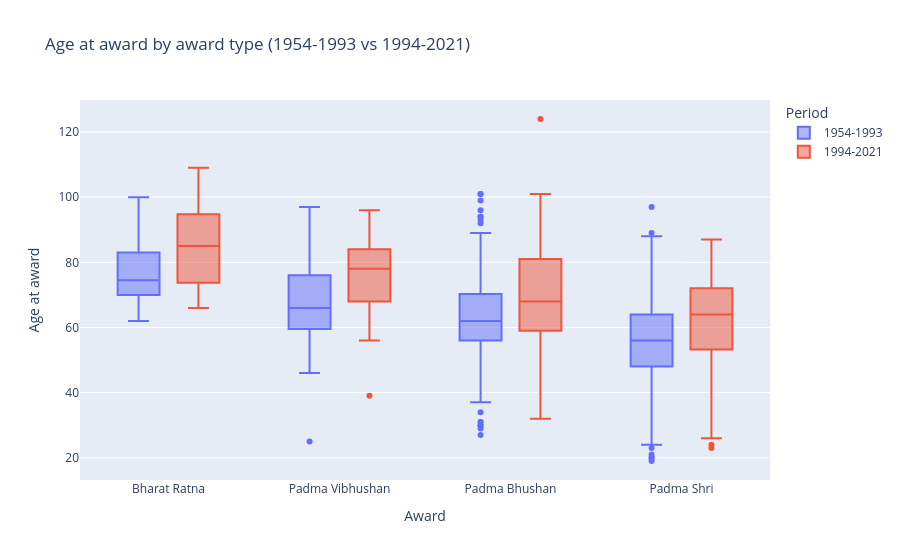
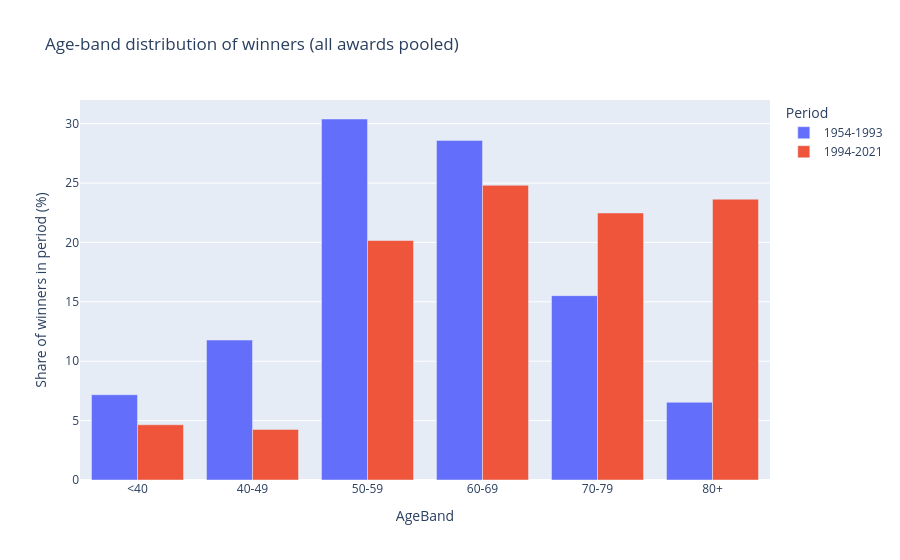
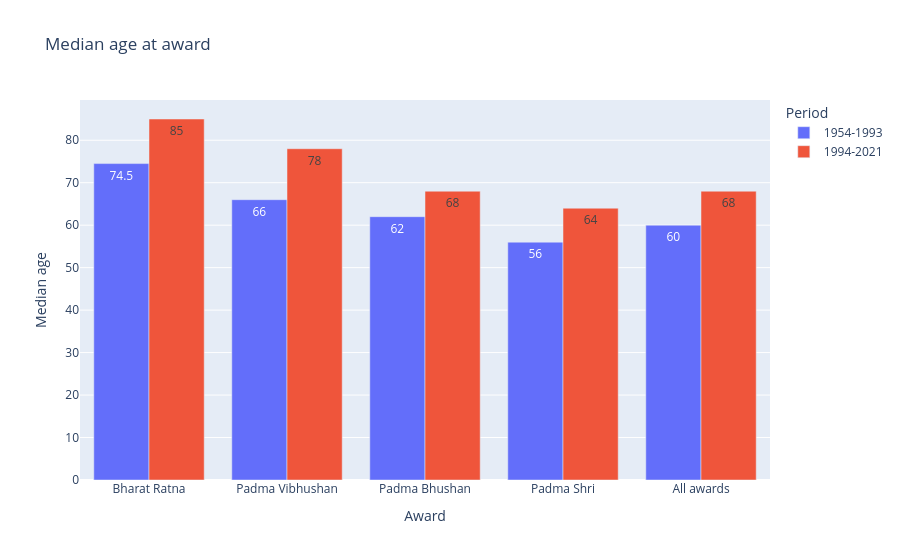
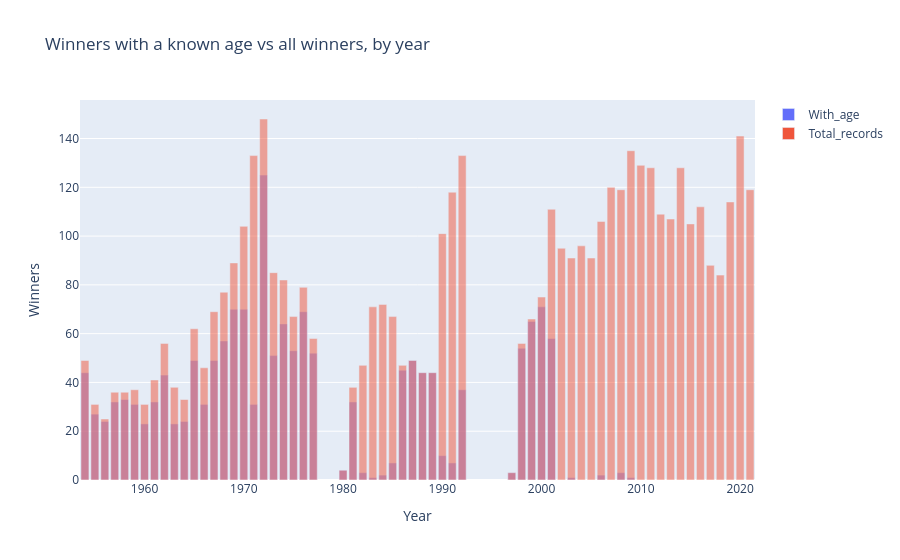

These figures' notebook cell, in order:
### Code cell
# 1) Age distribution per award and period
fig = px.box(ages, x="Award", y="AgeAtAward", color="Period", points="outliers",
             category_orders={"Award": AWARDS},
             title=f"Age at award by award type ({P1} vs {P2})", labels={"AgeAtAward": "Age at award"})
fig.write_html(f"{OUT_DIR}/{HYP}_age_boxplot.html"); fig.show()

# 2) Share of winners per age band (all awards pooled)
b = age_bins[age_bins.Award == "All awards"]
fig = px.bar(b, x="AgeBand", y="Share_%", color="Period", barmode="group",
             category_orders={"AgeBand": ["<40", "40-49", "50-59", "60-69", "70-79", "80+"]},
             title="Age-band distribution of winners (all awards pooled)",
             labels={"Share_%": "Share of winners in period (%)"})
fig.write_html(f"{OUT_DIR}/{HYP}_age_bands.html"); fig.show()

# 3) Median age (from the summary CSVs)
fig = px.bar(age_sum, x="Award", y="median", color="Period", barmode="group", text="median",
             category_orders={"Award": AWARDS + ["All awards"]},
             title="Median age at award", labels={"median": "Median age"})
fig.write_html(f"{OUT_DIR}/{HYP}_median_age.html"); fig.show()

# 4) Data quality: how many winners have an age, by year
fig = px.bar(age_cov, x="Year", y=["With_age", "Total_records"], barmode="overlay",
             title="Winners with a known age vs all winners, by year",
             labels={"value": "Winners", "variable": ""})
fig.write_html(f"{OUT_DIR}/{HYP}_age_coverage.html"); fig.show()

### Figure 1 — Plotly figure (JSON) as saved in the notebook; plotly's stock layout.template omitted (floating-point values rounded to 4 significant figures; data arrays with more than 128 entries replaced by an {"elided": "..."} marker saying what was removed)
{"data": [{"alignmentgroup": "True", "boxpoints": "outliers", "hovertemplate": "Period=1954-1993<br>Award=%{x}<br>Age at award=%{y}<extra></extra>", "legendgroup": "1954-1993", "marker": {"color": "#636efa"}, "name": "1954-1993", "notched": false, "offsetgroup": "1954-1993", "orientation": "v", "showlegend": true, "type": "box", "x": {"elided": "1392 str values"}, "x0": " ", "xaxis": "x", "y": {"elided": "1392 float values"}, "y0": " ", "yaxis": "y"}, {"alignmentgroup": "True", "boxpoints": "outliers", "hovertemplate": "Period=1994-2021<br>Award=%{x}<br>Age at award=%{y}<extra></extra>", "legendgroup": "1994-2021", "marker": {"color": "#EF553B"}, "name": "1994-2021", "notched": false, "offsetgroup": "1994-2021", "orientation": "v", "showlegend": true, "type": "box", "x": {"elided": "258 str values"}, "x0": " ", "xaxis": "x", "y": {"elided": "258 float values"}, "y0": " ", "yaxis": "y"}], "layout": {"boxmode": "group", "legend": {"title": {"text": "Period"}, "tracegroupgap": 0}, "title": {"text": "Age at award by award type (1954-1993 vs 1994-2021)"}, "xaxis": {"anchor": "y", "categoryarray": ["Bharat Ratna", "Padma Vibhushan", "Padma Bhushan", "Padma Shri"], "categoryorder": "array", "domain": [0.0, 1.0], "title": {"text": "Award"}}, "yaxis": {"anchor": "x", "domain": [0.0, 1.0], "title": {"text": "Age at award"}}}}

### Figure 2 — Plotly figure (JSON) as saved in the notebook; plotly's stock layout.template omitted (floating-point values rounded to 4 significant figures)
{"data": [{"alignmentgroup": "True", "hovertemplate": "Period=1954-1993<br>AgeBand=%{x}<br>Share of winners in period (%)=%{y}<extra></extra>", "legendgroup": "1954-1993", "marker": {"color": "#636efa", "pattern": {"shape": ""}}, "name": "1954-1993", "offsetgroup": "1954-1993", "orientation": "v", "showlegend": true, "textposition": "auto", "type": "bar", "x": ["<40", "40-49", "50-59", "60-69", "70-79", "80+"], "xaxis": "x", "y": [7.18, 11.78, 30.39, 28.59, 15.52, 6.54], "yaxis": "y"}, {"alignmentgroup": "True", "hovertemplate": "Period=1994-2021<br>AgeBand=%{x}<br>Share of winners in period (%)=%{y}<extra></extra>", "legendgroup": "1994-2021", "marker": {"color": "#EF553B", "pattern": {"shape": ""}}, "name": "1994-2021", "offsetgroup": "1994-2021", "orientation": "v", "showlegend": true, "textposition": "auto", "type": "bar", "x": ["<40", "40-49", "50-59", "60-69", "70-79", "80+"], "xaxis": "x", "y": [4.65, 4.26, 20.16, 24.81, 22.48, 23.64], "yaxis": "y"}], "layout": {"barmode": "group", "legend": {"title": {"text": "Period"}, "tracegroupgap": 0}, "title": {"text": "Age-band distribution of winners (all awards pooled)"}, "xaxis": {"anchor": "y", "categoryarray": ["<40", "40-49", "50-59", "60-69", "70-79", "80+"], "categoryorder": "array", "domain": [0.0, 1.0], "title": {"text": "AgeBand"}}, "yaxis": {"anchor": "x", "domain": [0.0, 1.0], "title": {"text": "Share of winners in period (%)"}}}}

### Figure 3 — Plotly figure (JSON) as saved in the notebook; plotly's stock layout.template omitted (floating-point values rounded to 4 significant figures)
{"data": [{"alignmentgroup": "True", "hovertemplate": "Period=1954-1993<br>Award=%{x}<br>Median age=%{text}<extra></extra>", "legendgroup": "1954-1993", "marker": {"color": "#636efa", "pattern": {"shape": ""}}, "name": "1954-1993", "offsetgroup": "1954-1993", "orientation": "v", "showlegend": true, "text": [74.5, 66.0, 62.0, 56.0, 60.0], "textposition": "auto", "type": "bar", "x": ["Bharat Ratna", "Padma Vibhushan", "Padma Bhushan", "Padma Shri", "All awards"], "xaxis": "x", "y": [74.5, 66.0, 62.0, 56.0, 60.0], "yaxis": "y"}, {"alignmentgroup": "True", "hovertemplate": "Period=1994-2021<br>Award=%{x}<br>Median age=%{text}<extra></extra>", "legendgroup": "1994-2021", "marker": {"color": "#EF553B", "pattern": {"shape": ""}}, "name": "1994-2021", "offsetgroup": "1994-2021", "orientation": "v", "showlegend": true, "text": [85.0, 78.0, 68.0, 64.0, 68.0], "textposition": "auto", "type": "bar", "x": ["Bharat Ratna", "Padma Vibhushan", "Padma Bhushan", "Padma Shri", "All awards"], "xaxis": "x", "y": [85.0, 78.0, 68.0, 64.0, 68.0], "yaxis": "y"}], "layout": {"barmode": "group", "legend": {"title": {"text": "Period"}, "tracegroupgap": 0}, "title": {"text": "Median age at award"}, "xaxis": {"anchor": "y", "categoryarray": ["Bharat Ratna", "Padma Vibhushan", "Padma Bhushan", "Padma Shri", "All awards"], "categoryorder": "array", "domain": [0.0, 1.0], "title": {"text": "Award"}}, "yaxis": {"anchor": "x", "domain": [0.0, 1.0], "title": {"text": "Median age"}}}}

### Figure 4 — Plotly figure (JSON) as saved in the notebook; plotly's stock layout.template omitted (floating-point values rounded to 4 significant figures)
{"data": [{"hovertemplate": "=With_age<br>Year=%{x}<br>Winners=%{y}<extra></extra>", "legendgroup": "With_age", "marker": {"color": "#636efa", "opacity": 0.5, "pattern": {"shape": ""}}, "name": "With_age", "orientation": "v", "showlegend": true, "textposition": "auto", "type": "bar", "x": [1954, 1955, 1956, 1957, 1958, 1959, 1960, 1961, 1962, 1963, 1964, 1965, 1966, 1967, 1968, 1969, 1970, 1971, 1972, 1973, 1974, 1975, 1976, 1977, 1980, 1981, 1982, 1983, 1984, 1985, 1986, 1987, 1988, 1989, 1990, 1991, 1992, 1997, 1998, 1999, 2000, 2001, 2002, 2003, 2004, 2005, 2006, 2007, 2008, 2009, 2010, 2011, 2012, 2013, 2014, 2015, 2016, 2017, 2018, 2019, 2020, 2021], "xaxis": "x", "y": [44, 27, 24, 32, 33, 31, 23, 32, 43, 23, 24, 49, 31, 49, 57, 70, 70, 31, 125, 51, 64, 53, 69, 52, 4, 32, 3, 1, 2, 7, 45, 49, 44, 44, 10, 7, 37, 3, 54, 65, 71, 58, 0, 1, 0, 0, 2, 0, 3, 1, 0, 0, 0, 0, 0, 0, 0, 0, 0, 0, 0, 0], "yaxis": "y"}, {"hovertemplate": "=Total_records<br>Year=%{x}<br>Winners=%{y}<extra></extra>", "legendgroup": "Total_records", "marker": {"color": "#EF553B", "opacity": 0.5, "pattern": {"shape": ""}}, "name": "Total_records", "orientation": "v", "showlegend": true, "textposition": "auto", "type": "bar", "x": [1954, 1955, 1956, 1957, 1958, 1959, 1960, 1961, 1962, 1963, 1964, 1965, 1966, 1967, 1968, 1969, 1970, 1971, 1972, 1973, 1974, 1975, 1976, 1977, 1980, 1981, 1982, 1983, 1984, 1985, 1986, 1987, 1988, 1989, 1990, 1991, 1992, 1997, 1998, 1999, 2000, 2001, 2002, 2003, 2004, 2005, 2006, 2007, 2008, 2009, 2010, 2011, 2012, 2013, 2014, 2015, 2016, 2017, 2018, 2019, 2020, 2021], "xaxis": "x", "y": [49, 31, 25, 36, 36, 37, 31, 41, 56, 38, 33, 62, 46, 69, 77, 89, 104, 133, 148, 85, 82, 67, 79, 58, 4, 38, 47, 71, 72, 67, 47, 49, 44, 44, 101, 118, 133, 3, 56, 66, 75, 111, 95, 91, 96, 91, 106, 120, 119, 135, 129, 128, 109, 107, 128, 105, 112, 88, 84, 114, 141, 119], "yaxis": "y"}], "layout": {"barmode": "overlay", "legend": {"title": {"text": ""}, "tracegroupgap": 0}, "title": {"text": "Winners with a known age vs all winners, by year"}, "xaxis": {"anchor": "y", "domain": [0.0, 1.0], "title": {"text": "Year"}}, "yaxis": {"anchor": "x", "domain": [0.0, 1.0], "title": {"text": "Winners"}}}}
